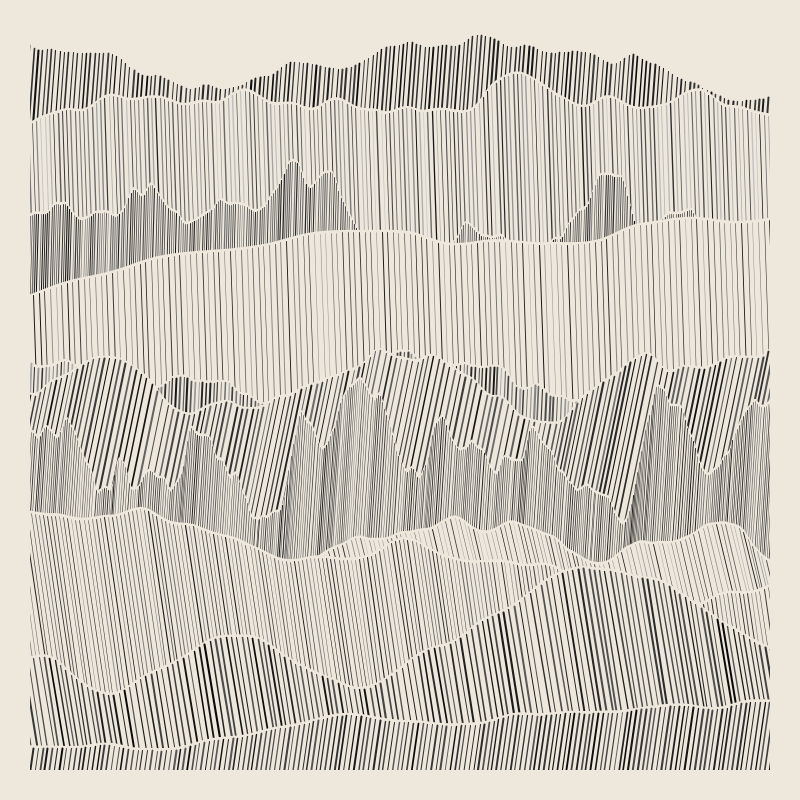
Frame 1 (no input)
Frame 60 (the mouse pressed at the canvas centre just before this capture): identical to frame 1, image omitted
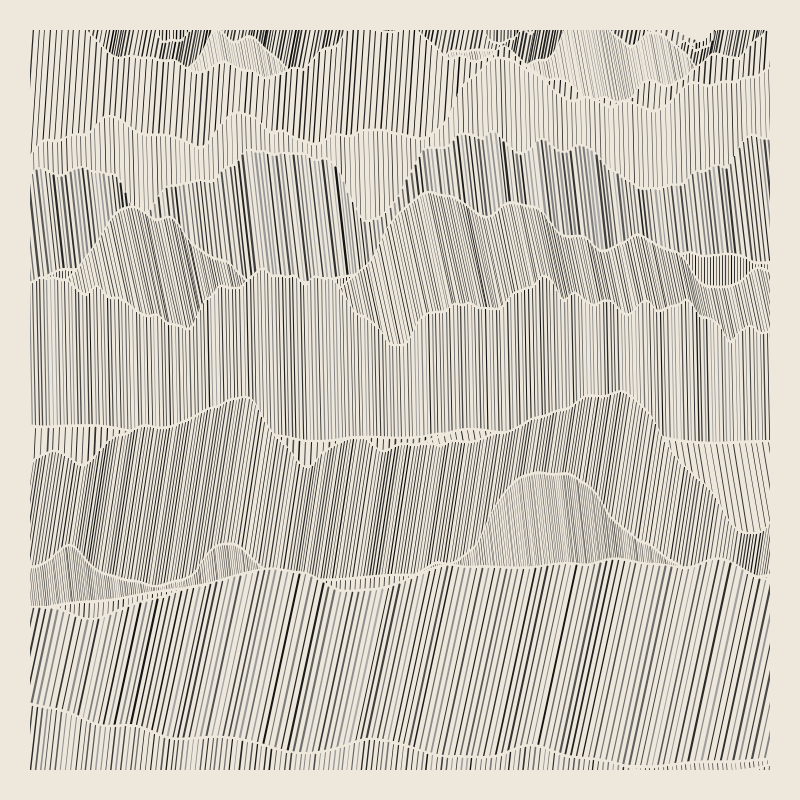
Frame 120 (the mouse held since frame 60 and released just before this capture)

The Processing sketch that drew these frames (run headless with seeded random() and noise(); from frame 60 on, the mouse is pressed at the canvas centre):

// Processing sketch: LongLostDrawing
// ── LongLostDrawing.pde
/* OpenProcessing Tweak of *@*http://www.openprocessing.org/sketch/147750*@* */
/* !do not delete the line above, required for linking your tweak if you upload again */

// Hommage à
// http://dianalange.tumblr.com/post/84504561091/ihaveitallfiguredout-long-lost-drawing

float y = 80;
float amplitude = random (50, 80);
float steps = 3;
float timeSteps = 0.01;
float versatz = 10;
float sw = random (0.5, 2);
float strokeAlpha;
color bgColor = #eee8dc;
int margin = 30;

boolean doReDraw = true;

void setup ()
{
  size (800, 800);
  smooth();
}

void draw ()
{
  if (doReDraw == true)
  {
    background (bgColor);

    y = random (80, 150);

    while (y < height+70)
    {
      setRandomValues ();
      drawFilles();
      drawLines();

      y+= random (5, 70);
    }

    drawMargin();

    doReDraw = false;
  }
}

void setRandomValues ()
{
  noiseSeed ((int) random (100000));

  sw = random (0.5, 2);

  steps = random (sw*2, 6);
  amplitude = random (40, 250);

  timeSteps = random (0.01, 0.05);

  versatz = random (-200, 200);

  strokeAlpha = random (50, 200);
}

void mousePressed ()
{
  doReDraw = true;
}


int time ()
{
  return (year () + month() + day() +hour() + minute () + second ()+frameCount);
}

void drawFilles ()
{
  fill (bgColor);
  noStroke();

  float noiseValue;
  float x = -abs (versatz);
  float time = 0.0;

  beginShape ();

  vertex (-10, height+1);
  while (x < width )
  {
    noiseValue = y - noise (time)*amplitude;
    vertex (x, noiseValue);

    x+= steps;
    time += timeSteps;
  }
  vertex (width+10, height+1);
  endShape();
}

void drawLines ()
{
  noFill ();
  strokeWeight (sw);


  float noiseValue;
  float x = -abs (versatz);
  float time = 0.0;

  while (x < width + abs (versatz))
  {
    noiseValue = y - noise (time)*amplitude;
    strokeWeight (random (sw*0.5, sw*1.2));

    stroke (random (strokeAlpha*0.1, strokeAlpha));

    line (x + random (-0.1, 0.1), noiseValue+3, x + random (versatz*0.9, versatz), noiseValue+3+height);

    x+= steps;
    time += timeSteps;
  }
}


void drawMargin ()
{
  noStroke();
  fill (bgColor);
  rect (0, 0, width, margin);
  rect (0, height, width, -margin);
  rect (0, 0, margin, height);
  rect (width, 0, -margin, height);
}
